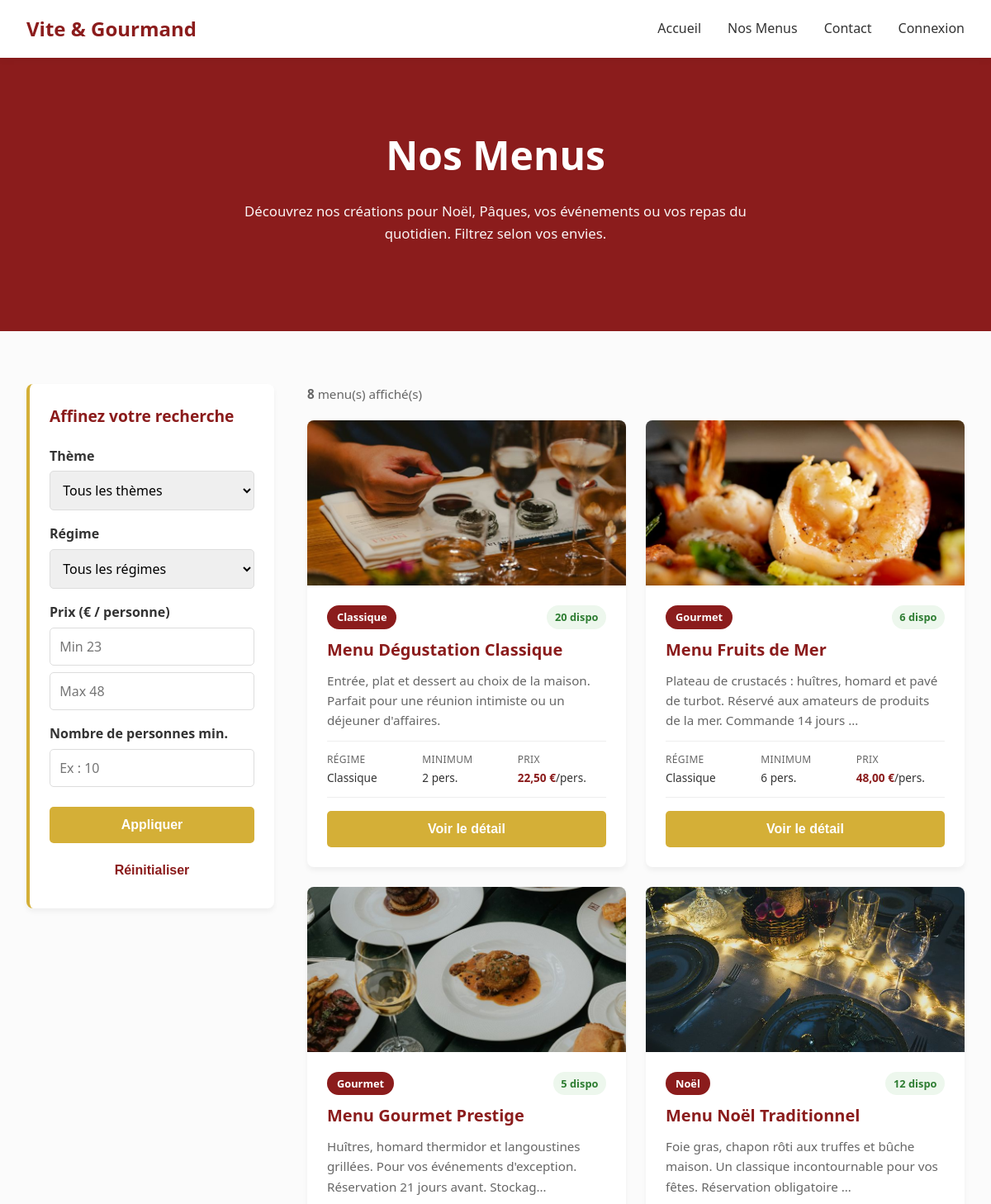
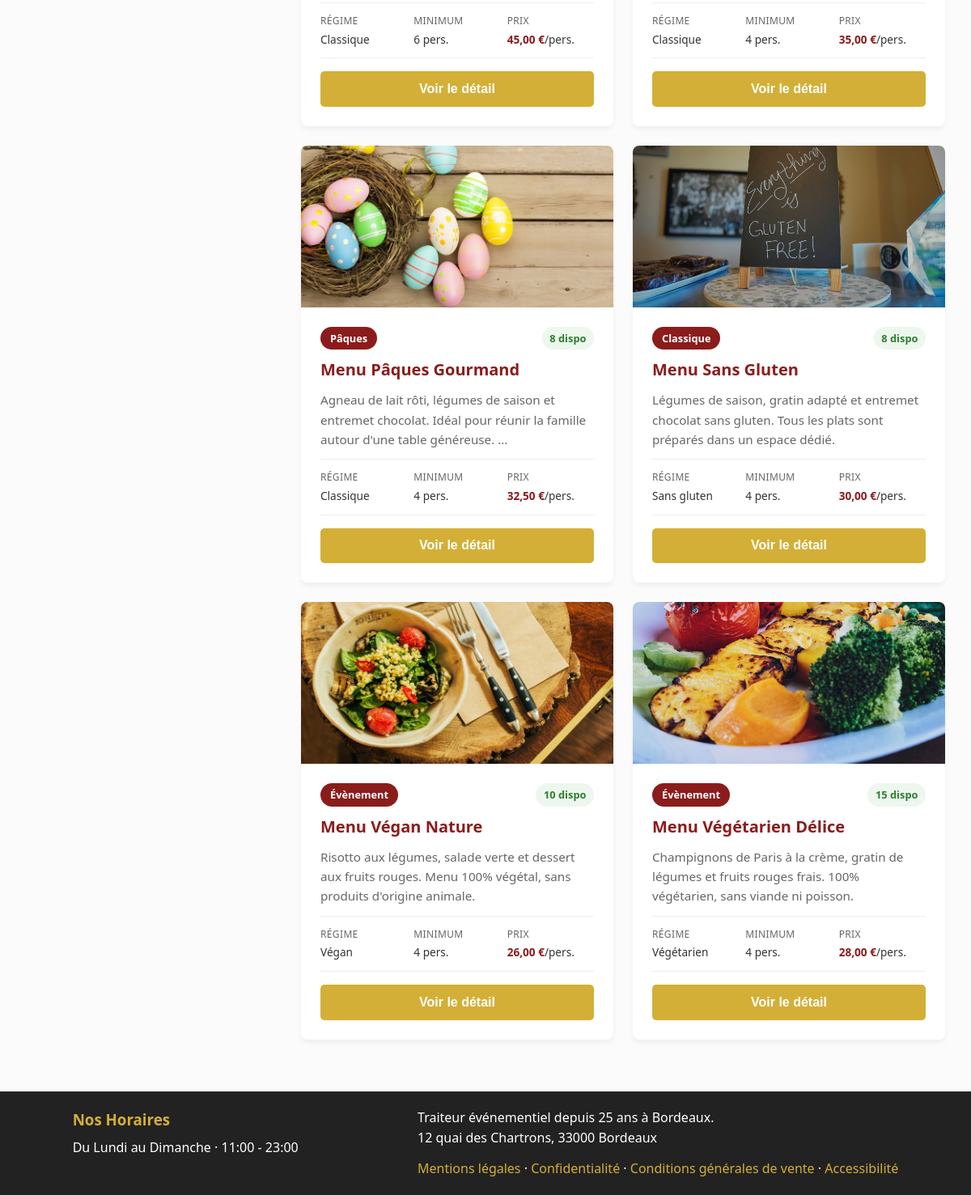
The app's page /public/menus with its own data (2 pictures, top to bottom).
### tables this page shows
CREATE TABLE `menu` (
  `menu_id` INT NOT NULL AUTO_INCREMENT,
  `titre` VARCHAR(100) NULL,
  `nombre_personne_minimun` INT NULL,
  `prix_par_personne` DOUBLE NULL,
  `regime` VARCHAR(50) NULL,
  `description` TEXT NULL,
  `quantite_restante` INT NULL,
  `visible` TINYINT(1) NOT NULL DEFAULT 1,
  `theme_id` INT NOT NULL,
  `regime_id` INT NOT NULL,
  PRIMARY KEY (`menu_id`),
  INDEX `fk_menu_theme1_idx` (`theme_id`),
  INDEX `fk_menu_regime1_idx` (`regime_id`),
  CONSTRAINT `fk_menu_theme1`
    FOREIGN KEY (`theme_id`) REFERENCES `theme` (`theme_id`),
  CONSTRAINT `fk_menu_regime1`
    FOREIGN KEY (`regime_id`) REFERENCES `regime` (`regime_id`)
);

CREATE TABLE `theme` (
  `theme_id` INT NOT NULL AUTO_INCREMENT,
  `libelle` VARCHAR(50) NULL,
  PRIMARY KEY (`theme_id`)
);

CREATE TABLE `regime` (
  `regime_id` INT NOT NULL AUTO_INCREMENT,
  `libelle` VARCHAR(50) NULL,
  PRIMARY KEY (`regime_id`)
);

### src/Controllers/MenuController.php (called while the page is built, shortened)
<?php
require_once __DIR__ . '/../Models/MenuModel.php';
class MenuController {
    private MenuModel $menuModel;
    public function __construct() {
        $this->menuModel = new MenuModel();
    }
    public function list() {
        $menus = $this->menuModel->getAllMenus(true);
        $priceRange = $this->menuModel->getPriceRange();
        $filtres = [
            'theme_id'          => $_GET['theme_id'] ?? '',
            'regime_id'         => $_GET['regime_id'] ?? '',
            'prix_min'          => $_GET['prix_min'] ?? '',
            'prix_max'          => $_GET['prix_max'] ?? '',
            'nombre_personne'   => $_GET['nombre_personne'] ?? '',
        ];
        require_once __DIR__ . '/../Views/menus.php';
    }
}

### public/index.php (called while the page is built, shortened)
<?php
require_once __DIR__ . '/../src/Services/AssetHelper.php';
require_once __DIR__ . '/../src/Services/ViewHelper.php';
$router = new Router();
$url = trim($_GET['url'] ?? '', '/');
$router->dispatch($url);

### config/database.php (called while the page is built, shortened)
<?php
$config = [
    'host'     => getenv('DB_HOST') ?: 'localhost',
    'db_name'  => getenv('DB_NAME') ?: 'vite_gourmand',
    'username' => getenv('DB_USER') ?: 'root',
    'password' => getenv('DB_PASSWORD') !== false ? (string) getenv('DB_PASSWORD') : '',
];
$local = __DIR__ . '/database.local.php';
return $config;

### src/Services/SqlDatabase.php (called while the page is built, shortened)
<?php
class SqlDatabase {
    private string $host;
    private string $db_name;
    private string $username;
    private string $password;
    public function __construct() {
        $config = require __DIR__ . '/../../config/database.php';
        $this->host     = $config['host'];
        $this->db_name  = $config['db_name'];
        $this->username = $config['username'];
        $this->password = $config['password'];
    }
    public function getConnection(): ?PDO {
        $this->conn = null;
        try {
            $this->conn = new PDO(
                'mysql:host=' . $this->host . ';dbname=' . $this->db_name . ';charset=utf8mb4',
                $this->username,
                $this->password
            );
            $this->conn->setAttribute(PDO::ATTR_ERRMODE, PDO::ERRMODE_EXCEPTION);
            $this->conn->setAttribute(PDO::ATTR_DEFAULT_FETCH_MODE, PDO::FETCH_ASSOC);
        }
        catch (PDOException $exception) {
            echo 'Erreur de connexion à la base de données : ' . $exception->getMessage();
        }
        return $this->conn;
    }
}

### src/Repositories/MenuRepository.php (called while the page is built, shortened)
<?php
require_once __DIR__ . '/../Services/SqlDatabase.php';
class MenuRepository {
    private $conn;
    public function __construct() {
        $database = new SqlDatabase();
        $this->conn = $database->getConnection();
    }
    public function getAllMenus(bool $uniquementVisibles = false): array {
        $query = "
            SELECT
                m.menu_id,
                m.titre,
                m.description,
                m.nombre_personne_minimun,
                m.prix_par_personne,
                m.quantite_restante,
                m.visible,
                m.theme_id,
                m.regime_id,
                t.libelle AS theme,
                r.libelle AS regime
            FROM menu m
            LEFT JOIN theme t ON m.theme_id = t.theme_id
            LEFT JOIN regime r ON m.regime_id = r.regime_id
        ";
        if ($uniquementVisibles) {
            $query .= " WHERE m.visible = 1";
        }
        $query .= " ORDER BY m.titre ASC";
        $stmt = $this->conn->prepare($query);
        $stmt->execute();
        return $this->attacherCouvertures($stmt->fetchAll() ?: []);
    }
    private function attacherCouvertures(array $menus): array {
        $ids = array_map('intval', array_column($menus, 'menu_id'));
        $in = implode(',', array_fill(0, count($ids), '?'));
        $query = "
            SELECT menu_id, fichier FROM menu_image
            WHERE menu_id IN ($in)
            ORDER BY ordre ASC, image_id ASC
        ";
        $stmt = $this->conn->prepare($query);
        $stmt->execute($ids);
        $couvertures = [];
        foreach ($stmt->fetchAll() ?: [] as $row) {
            $mid = (int) $row['menu_id'];
            if (!isset($couvertures[$mid])) {
                $couvertures[$mid] = $row['fichier'];
            }
        }
        return $menus;
    }
    public function getPriceRange(): array {
        $query = "
            SELECT
                MIN(prix_par_personne) AS prix_min,
                MAX(prix_par_personne) AS prix_max
            FROM menu
            WHERE visible = 1
        ";
        $stmt = $this->conn->prepare($query);
        $stmt->execute();
        return $stmt->fetch() ?: ['prix_min' => 0, 'prix_max' => 100];
    }
}

### src/Models/MenuModel.php (called while the page is built, shortened)
<?php
require_once __DIR__ . '/../Repositories/MenuRepository.php';
class MenuModel {
    private MenuRepository $repository;
    public function __construct() {
        $this->repository = new MenuRepository();
    }
    public function getAllMenus(bool $uniquementVisibles = false): array {
        return $this->repository->getAllMenus($uniquementVisibles);
    }
    public function getPriceRange(): array {
        return $this->repository->getPriceRange();
    }
}

### src/Services/AssetHelper.php (called while the page is built)
<?php
class AssetHelper {
    private static function cheminAbsolu(string $relatif): string {
        return __DIR__ . '/../../public/images/' . ltrim($relatif, '/');
    }
    public static function imageUrl(?string $cheminRelatif, string $defaut = 'menus/default.svg'): string {
        $rel = trim($cheminRelatif ?? '');
        if ($rel !== '' && is_file(self::cheminAbsolu($rel))) {
            $parts = array_map('rawurlencode', explode('/', str_replace('\\', '/', $rel)));
            return BASE_URL . '/images/' . implode('/', $parts);
        }
        return BASE_URL . '/images/' . ltrim($defaut, '/');
    }
}

### src/Views/partials/menu-card.php (the view)
<?php
$prix = number_format((float) $menu['prix_par_personne'], 2, ',', ' ');
$desc = htmlspecialchars($menu['description']);
$descCourt = mb_strlen($menu['description']) > 120
    ? htmlspecialchars(mb_substr($menu['description'], 0, 120)) . '…'
    : $desc;
$disponible = (int) $menu['quantite_restante'] > 0;
$imgUrl = AssetHelper::imageUrl($menu['image_couverture'] ?? null);
$imgAlt = 'Illustration du ' . htmlspecialchars($menu['titre']);
?>
<article class="menu-card">
    <button type="button" class="menu-card-image-link" data-navigate="<?= BASE_URL ?>/menu/<?= (int) $menu['menu_id'] ?>"
            aria-label="Voir le détail du <?= htmlspecialchars($menu['titre']) ?>">
        <img src="<?= htmlspecialchars($imgUrl) ?>" alt="<?= $imgAlt ?>" class="menu-card-image" loading="lazy" width="400" height="250">
    </button>
    <div class="menu-card-body">
        <div class="menu-card-top">
            <span class="menu-badge"><?= htmlspecialchars($menu['theme']) ?></span>
            <?php if ($disponible): ?>
                <span class="menu-stock ok"><?= (int) $menu['quantite_restante'] ?> dispo</span>
            <?php else: ?>
                <span class="menu-stock ko">Complet</span>
            <?php endif; ?>
        </div>
        <h3 class="menu-card-title"><?= htmlspecialchars($menu['titre']) ?></h3>
        <p class="menu-card-desc"><?= $descCourt ?></p>
        <ul class="menu-meta">
            <li><span>Régime</span> <?= htmlspecialchars($menu['regime']) ?></li>
            <li><span>Minimum</span> <?= (int) $menu['nombre_personne_minimun'] ?> pers.</li>
            <li><span>Prix</span> <strong><?= $prix ?> €</strong>/pers.</li>
        </ul>
        <?= ViewHelper::btnNav(BASE_URL . '/menu/' . (int) $menu['menu_id'], 'Voir le détail', 'btn menu-card-btn') ?>
    </div>
</article>

### src/Views/menus.php (shortened to what this page needs)
<section class="menus-hero">
    <h1>Nos Menus</h1>
    <p>Découvrez nos créations pour Noël, Pâques, vos événements ou vos repas du quotidien. Filtrez selon vos envies.</p>
</section>
<section class="menus-page">
    <div class="menus-layout">
        <aside class="menus-filters">
            <h2>Affinez votre recherche</h2>
            <form id="filter-form" class="filters-form" data-base-url="<?= BASE_URL ?>">
                <div class="champ">
                    <label for="filter-theme">Thème</label>
                    <select id="filter-theme" name="theme_id" class="filter-select">
                        <option value="">Tous les thèmes</option>
                    </select>
                </div>
                <div class="champ">
                    <label for="filter-regime">Régime</label>
                    <select id="filter-regime" name="regime_id" class="filter-select">
                        <option value="">Tous les régimes</option>
                    </select>
                </div>
                <div class="champ">
                    <label for="filter-price-min">Prix (€ / personne)</label>
                    <div class="price-range">
                        <input type="number" id="filter-price-min" name="prix_min" min="0" step="0.5"
                               value="<?= htmlspecialchars($filtres['prix_min']) ?>"
                               placeholder="Min <?= number_format((float) ($priceRange['prix_min'] ?? 0), 0) ?>">
                        <input type="number" id="filter-price-max" name="prix_max" min="0" step="0.5"
                               value="<?= htmlspecialchars($filtres['prix_max']) ?>"
                               placeholder="Max <?= number_format((float) ($priceRange['prix_max'] ?? 0), 0) ?>">
                    </div>
                </div>
                <div class="champ">
                    <label for="filter-persons">Nombre de personnes min.</label>
                    <input type="number" id="filter-persons" name="nombre_personne" min="1"
                           value="<?= htmlspecialchars($filtres['nombre_personne']) ?>"
                           placeholder="Ex : 10" class="filter-input">
                </div>
                <div class="filters-actions">
                    <button type="button" id="apply-filters" class="btn">Appliquer</button>
                    <button type="button" id="reset-filters" class="btn btn-outline">Réinitialiser</button>
                </div>
            </form>
        </aside>
        <div class="menus-results">
            <p class="menus-count" aria-live="polite" aria-atomic="true">
                <strong id="menus-count"><?= count($menus) ?></strong> menu(s) affiché(s)
            </p>
            <div id="menus-list" class="menus-grid" role="region" aria-label="Résultats des menus">
                <?php if (!empty($menus)): ?>
                    <?php foreach ($menus as $menu): ?>
                        <?php require __DIR__ . '/partials/menu-card.php'; ?>
                    <?php endforeach; ?>
                <?php else: ?>
                    <?php require __DIR__ . '/partials/menus-empty.php'; ?>
                <?php endif; ?>
            </div>
        </div>
    </div>
</section>
<?php
require_once __DIR__ . '/layout.php';

### src/Services/ViewHelper.php (shortened to what this page needs)
<?php
class ViewHelper {
    public static function btnNav(string $url, string $label, string $classes = 'btn', array $attrs = []): string {
        $action = htmlspecialchars($url, ENT_QUOTES, 'UTF-8');
        $labelEsc = htmlspecialchars($label, ENT_QUOTES, 'UTF-8');
        $classesEsc = htmlspecialchars($classes, ENT_QUOTES, 'UTF-8');
        $extra = '';
        return '<button type="button" class="' . $classesEsc . '" data-navigate="' . $action . '"' . $extra . '>'
            . $labelEsc
            . '</button>';
    }
}

### records on screen
menu: shows a picture, theme.libelle "Classique", quantite_restante "20", titre "Menu Dégustation Classique", description "Entrée, plat et dessert au choix de la maison. Parfait pour une réunion intimiste ou un déjeuner d'affaires.", regime.libelle "Classique", nombre_personne_minimun "2", prix_par_personne "22,50"
menu: shows a picture, theme.libelle "Gourmet", quantite_restante "6", titre "Menu Fruits de Mer", description "Plateau de crustacés : huîtres, homard et pavé de turbot. Réservé aux amateurs de produits de la mer. Commande 14 jours …", regime.libelle "Classique", nombre_personne_minimun "6", prix_par_personne "48,00"
menu: shows a picture, theme.libelle "Gourmet", quantite_restante "5", titre "Menu Gourmet Prestige", description "Huîtres, homard thermidor et langoustines grillées. Pour vos événements d'exception. Réservation 21 jours avant. Stockag…", regime.libelle "Classique", nombre_personne_minimun "6", prix_par_personne "45,00"
menu: shows a picture, theme.libelle "Noël", quantite_restante "12", titre "Menu Noël Traditionnel", description "Foie gras, chapon rôti aux truffes et bûche maison. Un classique incontournable pour vos fêtes. Réservation obligatoire …", regime.libelle "Classique", nombre_personne_minimun "4", prix_par_personne "35,00"
menu: shows a picture, theme.libelle "Pâques", quantite_restante "8", titre "Menu Pâques Gourmand", description "Agneau de lait rôti, légumes de saison et entremet chocolat. Idéal pour réunir la famille autour d'une table généreuse. …", regime.libelle "Classique", nombre_personne_minimun "4", prix_par_personne "32,50"
menu: shows a picture, theme.libelle "Classique", quantite_restante "8", titre "Menu Sans Gluten", description "Légumes de saison, gratin adapté et entremet chocolat sans gluten. Tous les plats sont préparés dans un espace dédié.", regime.libelle "Sans gluten", nombre_personne_minimun "4", prix_par_personne "30,00"
menu: shows a picture, theme.libelle "Évènement", quantite_restante "10", titre "Menu Végan Nature", description "Risotto aux légumes, salade verte et dessert aux fruits rouges. Menu 100% végétal, sans produits d'origine animale.", regime.libelle "Végan", nombre_personne_minimun "4", prix_par_personne "26,00"
menu: shows a picture, theme.libelle "Évènement", quantite_restante "15", titre "Menu Végétarien Délice", description "Champignons de Paris à la crème, gratin de légumes et fruits rouges frais. 100% végétarien, sans viande ni poisson.", regime.libelle "Végétarien", nombre_personne_minimun "4", prix_par_personne "28,00"

### other values on screen
count($menus) "8"
$ligneHoraire "Du Lundi au Dimanche · 11:00 - 23:00"
